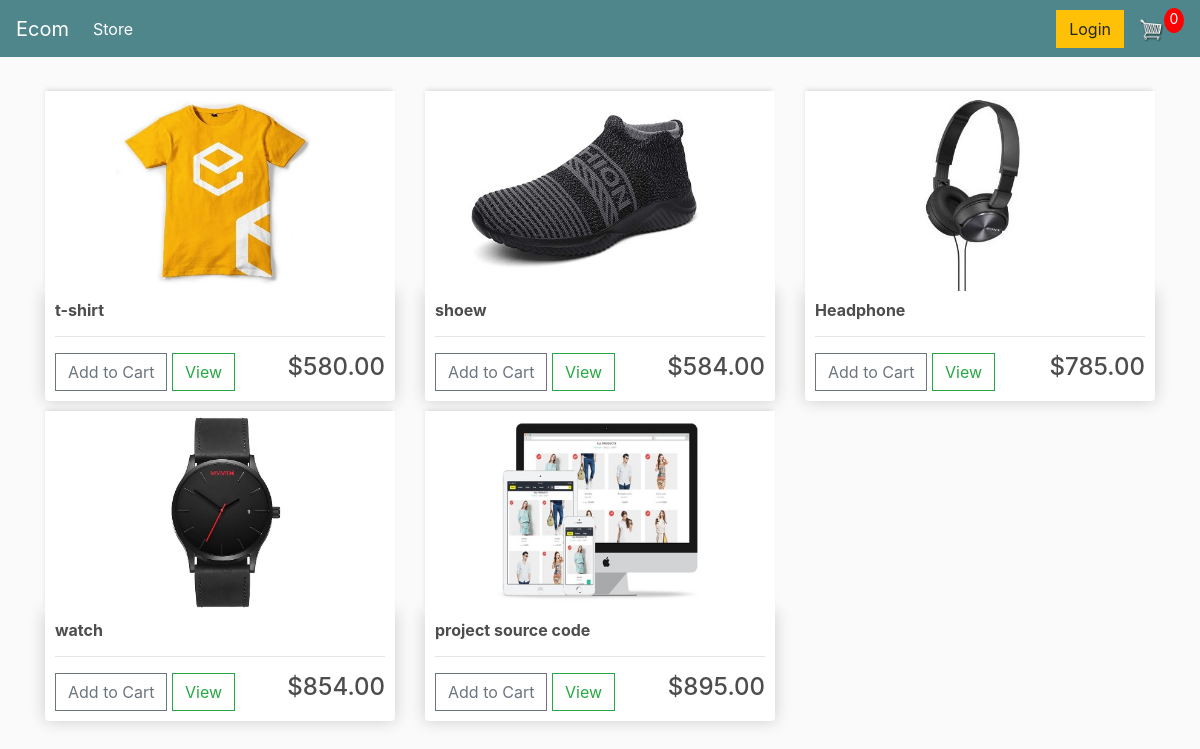
/store/, run on the app's committed database.
### store/models.py (models this page shows, shortened)
class Product(models.Model):
    name=models.CharField(max_length=200)
    price=models.FloatField()
    digital=models.BooleanField(default=False,null=True,blank=True)
    image=models.ImageField(null=True,blank=True)
    @property
    def imageUrl(self):
        try:
            url=self.image.url
        except:
            url=''
        return url

### store/views.py (the view)
# urls.py: path('', include('store.urls')),
def store(request):
    if request.user.is_authenticated:
        customer=request.user.customer
        order, created = Order.objects.get_or_create(customer12=customer, complete=False)
        items = order.orderitem_set.all()
        cart_items=order.get_cart_items
    else:
        order={'get_cart_items':0}
        cart_items=order['get_cart_items']
    product=Product.objects.all()
    context={'product':product,'order':order,'cart_items':cart_items}
    return render(request,'store/store.html',context)

### store/templates/store/store.html
{% extends 'store/main.html' %}
{% load static %}
{% block content %}
<div class="row">
    {% for pro in product %}
    <div class="col-lg-4">
        <img class="thumbnail" src="{{pro.imageUrl}}">
        <div class="box-element product">
            <h6><strong>{{pro.name}}</strong></h6>
            <hr>
            <button data-product={{pro.id}} data-action="add" class="btn btn-outline-secondary add-btn update-cart">Add
                to Cart</button>
            <a class="btn btn-outline-success" href="#">View</a>
            <h4 style="display:inline-block;;float:right">${{pro.price|floatformat:2}}</h4>
        </div>
    </div>
    {% endfor %}
</div>
{% endblock content %}

### static/css/main.css (style rules this page uses)
body { background-color: hsl(0, 0%, 98%); }
h1,h2,h3,h4,h5,h6 { color:hsl(0, 0%, 30%); }
.box-element { box-shadow:hsl(0, 0%, 80%) 0 0 16px; background-color: #fff; border-radius: 4px; padding: 10px; }
.thumbnail { width: 100%; height: 200px; -webkit-box-shadow: -1px -3px 5px -2px rgba(214,214,214,1); -moz-box-shadow: -1px -3px 5px -2px rgba(214,214,214,1); box-shadow: -1px -3px 5px -2px rgba(214,214,214,1); }
.product { border-radius: 0 0 4px 4px; }
.col-lg-4, .col-lg-6, .col-lg-8, .col-lg-12 { margin-top: 10px; }
.btn { border-radius: 0; }

### data on the page
Product: imageUrl (picture), name "t-shirt", price "580.00"
Product: imageUrl (picture), name "shoew", price "584.00"
Product: imageUrl (picture), name "Headphone", price "785.00"
Product: imageUrl (picture), name "watch", price "854.00"
Product: imageUrl (picture), name "project source code", price "895.00"

### other printed values
{{ cart_items }} "0"
